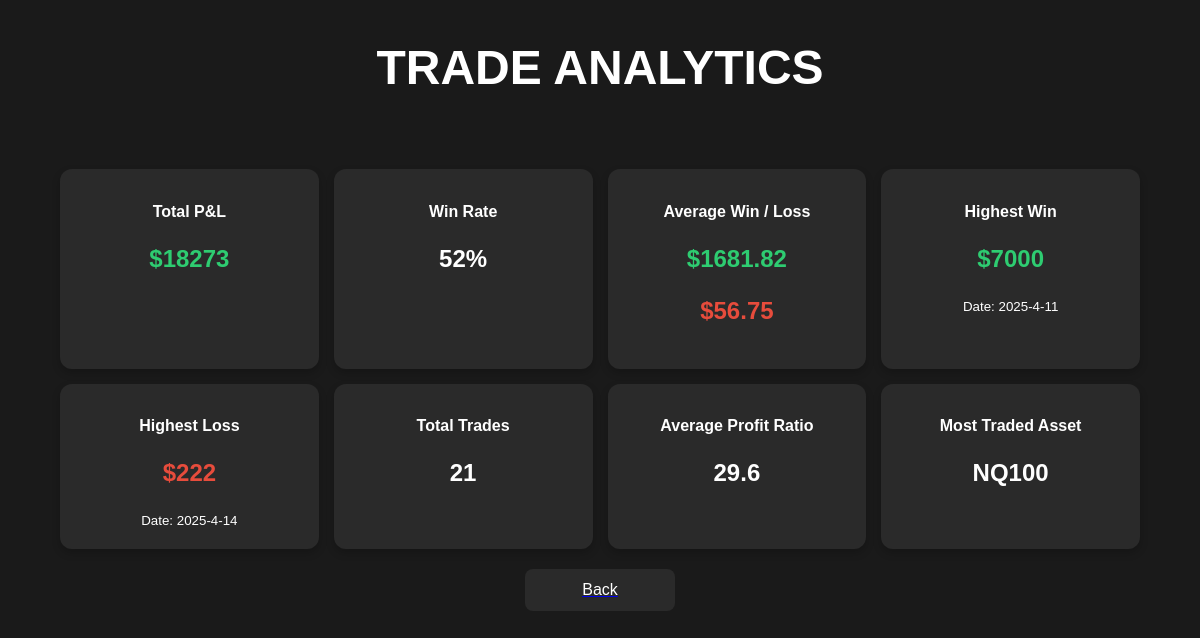
Page /analytics (signed in) on the earlier database version.
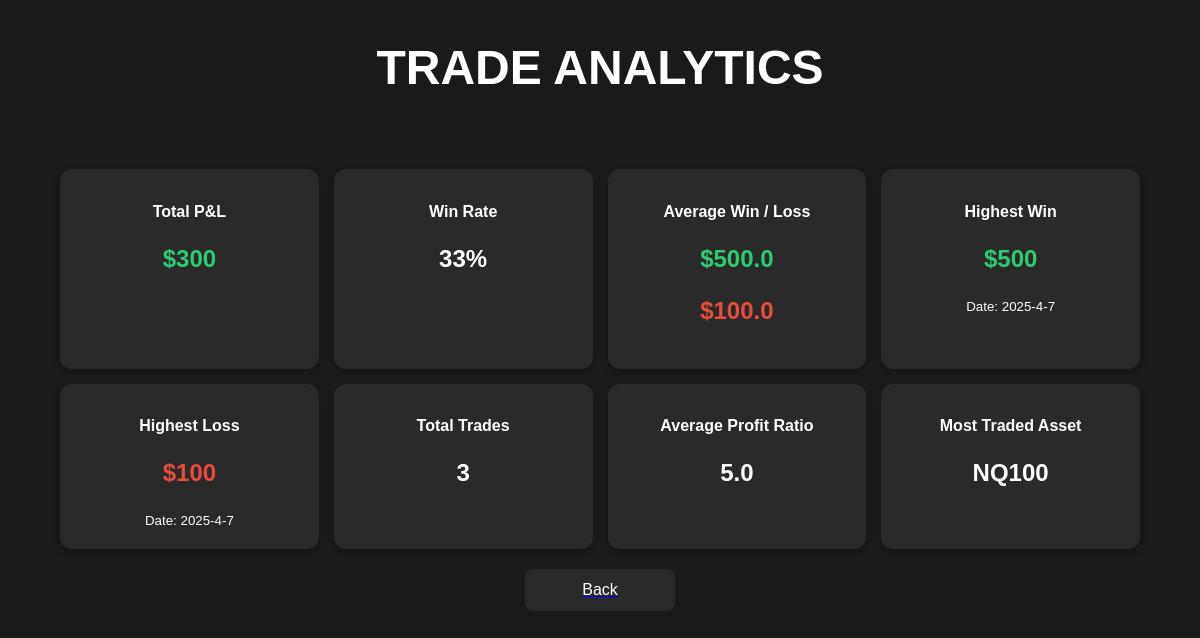
Same page on the later database version.
### tables this page shows
CREATE TABLE Trades(                date DATE ,                symbol TEXT,                buy_sell TEXT,                win_loss TEXT,                pnl INTEGER,                risk INTEGER,                confidence TEXT,                description TEXT,                trade_id INTEGER PRIMARY KEY,                user_id INTEGER );

### main.py (the view)
@app.route("/analytics")
def stats ():
    user_id = session["user_id"]
    wins = execute_sql("SELECT COUNT(*) FROM Trades Where user_id = ? AND win_loss = 'win' " , (user_id,))
    losses = execute_sql("SELECT COUNT(*) FROM Trades Where user_id = ? AND win_loss = 'loss' " , (user_id,))
    if wins[0][0] > 0 and losses[0][0] > 0:
        trade_amount = execute_sql("SELECT COUNT(*) FROM Trades Where user_id = ?  " , (user_id,))
        win_rate = round(wins[0][0]/trade_amount[0][0] * 100)
        highest_win = execute_sql("SELECT pnl , date FROM Trades WHERE win_loss = 'win' AND user_id = ? ORDER BY pnl DESC LIMIT 1  " , (user_id,))
        highest_loss = execute_sql("SELECT pnl , date FROM Trades WHERE win_loss = 'loss' AND user_id = ? ORDER BY pnl DESC LIMIT 1  " , (user_id,))
        total_pnl = execute_sql("SELECT COALESCE((SELECT SUM(pnl) FROM Trades WHERE win_loss = 'win' AND user_id = ?), 0) - ""COALESCE((SELECT SUM(pnl) FROM Trades WHERE win_loss = 'loss' AND user_id = ?), 0)",(user_id, user_id))
        average_win = execute_sql("SELECT AVG(pnl) FROM Trades WHERE win_loss = 'win' AND user_id = ? " , (user_id,))
        average_loss = execute_sql("SELECT AVG(pnl) FROM Trades WHERE win_loss = 'loss' AND user_id = ? " , (user_id,))
        win_loss_ratio = round( average_win[0][0] / average_loss[0][0] ,1)
        most_traded = execute_sql("SELECT symbol, COUNT(symbol) AS  symbol_count FROM Trades WHERE user_id = ? GROUP BY symbol ORDER BY symbol_count DESC LIMIT 1" , (user_id,))
        return render_template("analytics.html" ,win_rate = win_rate ,trade_amount = trade_amount[0][0] , highest_win = highest_win[0][0] , highest_win_date = highest_win[0][1] , highest_loss = highest_loss[0][0] ,highest_loss_date = highest_loss[0][1] , total_pnl = total_pnl[0][0] , average_win = round(average_win[0][0],2), average_loss =round( average_loss[0][0],2) ,win_loss_ratio = win_loss_ratio ,most_traded = most_traded[0][0])
    else:
        return render_template("error.html", message = "Not Enough Trades For Analytics .Minimum : 1 Win & 1 Loss .")

### main.py (called while the page is built)
def execute_sql(cmd , vals=None):
    conn = sqlite3.connect("main.db")
    cursor = conn.cursor()
    if vals:
        cursor.execute(cmd , vals)
    else:
        cursor.execute(cmd)
    res = cursor.fetchall()
    conn.commit()
    conn.close()
    return res

### templates/analytics.html (shortened to what this page needs)
<!DOCTYPE html>
<html lang="en">
<head>
    <link rel="stylesheet" href="{{ url_for('static', filename='style_analytics.css') }}">
</head>
<body>
    <h1 class="page-title">Trade Analytics</h1>
    <div class="dashboard">
        <div class="grid">
            <div class="stat-box">
                <h2>Total P&L</h2>
                <p class="{% if total_pnl < 0 %}negative{% else %}positive{% endif %}">${{ total_pnl }}</p>
            </div>
            <div class="stat-box">
                <h2>Win Rate</h2>
                <p>{{ win_rate }}%</p>
            </div>
            <div class="stat-box">
                <h2>Average Win / Loss</h2>
                <p class="win">${{ average_win }}</p>
                <p class="loss">${{ average_loss }}</p>
            </div>
            <div class="stat-box">
                <h2>Highest Win</h2>
                <p class="win">${{ highest_win }}</p>
                <small>Date: {{ highest_win_date }}</small>
            </div>
            <div class="stat-box">
                <h2>Highest Loss</h2>
                <p class="loss">${{ highest_loss }}</p>
                <small>Date: {{ highest_loss_date }}</small>
            </div>
            <div class="stat-box">
                <h2>Total Trades</h2>
                <p>{{ trade_amount }}</p>
            </div>
            <div class="stat-box">
                <h2>Average Profit Ratio</h2>
                <p>{{ win_loss_ratio }}</p>
            </div>
            <div class="stat-box">
                <h2>Most Traded Asset</h2>
                <p>{{ most_traded }}</p>
            </div>
        </div>
        <a href="/home"><button class="back-button">Back</button></a>
    </div>
</body>
</html>

### static/style_analytics.css (style rules this page uses)
body { font-family: Arial, sans-serif; background-color: #1a1a1a; color: white; margin: 0; padding: 0; display: flex; align-items: center; justify-content: center; height: 100vh; }
.dashboard { width: 90%; max-width: 1200px; }
.grid { display: grid; grid-template-columns: repeat(auto-fit, minmax(250px, 1fr)); gap: 15px; }
.stat-box { background: #2a2a2a; padding: 20px; border-radius: 12px; text-align: center; box-shadow: 0 4px 8px rgba(0, 0, 0, 0.2); }
.stat-box h2 { font-size: 16px; }
p { font-size: 24px; font-weight: bold; }
.win { color: #2ecc71; }
.loss { color: #e74c3c; }
.positive { color: #2ecc71; }
.back-button { display: block; width: 150px; margin: 20px auto; padding: 12px; background-color: #2a2a2a; border: none; border-radius: 8px; color: white; font-size: 16px; cursor: pointer; }
.page-title { text-align: center; font-size: 48px; font-weight: bold; margin-top: 20px; margin-bottom: 30px; text-transform: uppercase; position: absolute; top: 20px; left: 50%; transform: translateX(-50%); }

Differences in the rows shown:
removed Trades: pnl "7000", date "2025-4-11"
removed Trades: date "2025-4-14"
now on this page (row edited): Trades: pnl "500", date "2025-4-7"
added Trades: date "2025-4-7"
Other differences:
{{ total_pnl }}: "18273" → "300"
{{ win_rate }}: "52" → "33"
{{ average_win }}: "1681.82" → "500.0"
{{ average_loss }}: "56.75" → "100.0"
{{ highest_loss }}: "222" → "100"
{{ trade_amount }}: "21" → "3"
{{ win_loss_ratio }}: "29.6" → "5.0"
